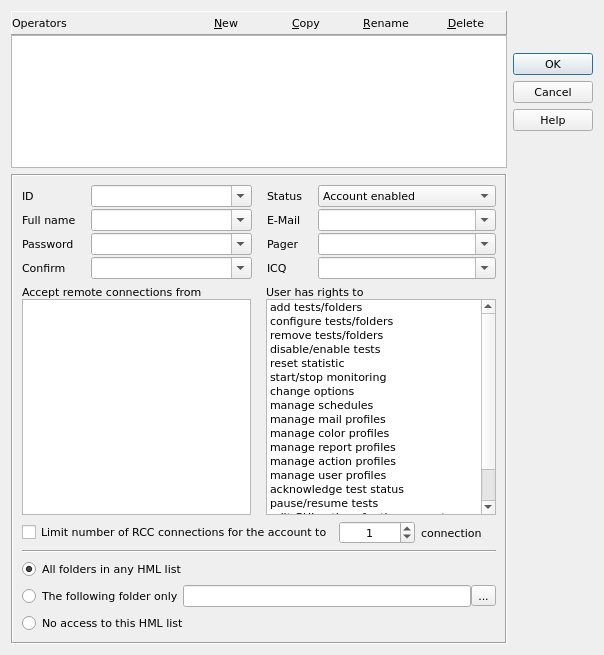
<?xml version="1.0" encoding="UTF-8"?>
<ui version="4.0">
 <class>OperatorsDlg</class>
 <widget class="QDialog" name="OperatorsDlg">
  <property name="geometry">
   <rect>
    <x>0</x>
    <y>0</y>
    <width>604</width>
    <height>655</height>
   </rect>
  </property>
  <property name="font">
   <font>
    <family>DejaVu Sans</family>
    <pointsize>8</pointsize>
   </font>
  </property>
  <property name="windowTitle">
   <string>User profiles</string>
  </property>
  <layout class="QHBoxLayout" name="horizontalLayout_5">
   <item>
    <layout class="QVBoxLayout" name="verticalLayout_5" stretch="1,3">
     <item>
      <layout class="QVBoxLayout" name="verticalLayout_4" stretch="0,0">
       <property name="spacing">
        <number>0</number>
       </property>
       <item>
        <widget class="QFrame" name="frame">
         <property name="frameShape">
          <enum>QFrame::Panel</enum>
         </property>
         <property name="frameShadow">
          <enum>QFrame::Raised</enum>
         </property>
         <layout class="QHBoxLayout" name="horizontalLayout_3">
          <property name="spacing">
           <number>0</number>
          </property>
          <property name="leftMargin">
           <number>0</number>
          </property>
          <property name="topMargin">
           <number>0</number>
          </property>
          <property name="rightMargin">
           <number>0</number>
          </property>
          <property name="bottomMargin">
           <number>0</number>
          </property>
          <item>
           <widget class="QLabel" name="lblOperators">
            <property name="text">
             <string>Operators</string>
            </property>
           </widget>
          </item>
          <item>
           <spacer name="horizontalSpacer">
            <property name="orientation">
             <enum>Qt::Horizontal</enum>
            </property>
            <property name="sizeHint" stdset="0">
             <size>
              <width>40</width>
              <height>20</height>
             </size>
            </property>
           </spacer>
          </item>
          <item>
           <widget class="QPushButton" name="btnNewOperators">
            <property name="text">
             <string>&amp;New</string>
            </property>
            <property name="icon">
             <iconset resource="../qHostMonitor.qrc">
              <normaloff>:/img/new.png</normaloff>:/img/new.png</iconset>
            </property>
            <property name="iconSize">
             <size>
              <width>16</width>
              <height>16</height>
             </size>
            </property>
            <property name="flat">
             <bool>true</bool>
            </property>
           </widget>
          </item>
          <item>
           <widget class="QPushButton" name="btnCopyOperators">
            <property name="text">
             <string>&amp;Copy</string>
            </property>
            <property name="icon">
             <iconset resource="../qHostMonitor.qrc">
              <normaloff>:/img/action/copy.png</normaloff>:/img/action/copy.png</iconset>
            </property>
            <property name="iconSize">
             <size>
              <width>16</width>
              <height>16</height>
             </size>
            </property>
            <property name="flat">
             <bool>true</bool>
            </property>
           </widget>
          </item>
          <item>
           <widget class="QPushButton" name="btnRenameOperators">
            <property name="text">
             <string>&amp;Rename</string>
            </property>
            <property name="icon">
             <iconset resource="../qHostMonitor.qrc">
              <normaloff>:/img/action/properties.png</normaloff>:/img/action/properties.png</iconset>
            </property>
            <property name="iconSize">
             <size>
              <width>16</width>
              <height>16</height>
             </size>
            </property>
            <property name="flat">
             <bool>true</bool>
            </property>
           </widget>
          </item>
          <item>
           <widget class="QPushButton" name="btnDeleteOperators">
            <property name="text">
             <string>&amp;Delete</string>
            </property>
            <property name="icon">
             <iconset resource="../qHostMonitor.qrc">
              <normaloff>:/img/trash.png</normaloff>:/img/trash.png</iconset>
            </property>
            <property name="iconSize">
             <size>
              <width>16</width>
              <height>16</height>
             </size>
            </property>
            <property name="flat">
             <bool>true</bool>
            </property>
           </widget>
          </item>
         </layout>
        </widget>
       </item>
       <item>
        <widget class="QListWidget" name="listOperatorSelect"/>
       </item>
      </layout>
     </item>
     <item>
      <widget class="QFrame" name="frame_2">
       <property name="frameShape">
        <enum>QFrame::Box</enum>
       </property>
       <property name="frameShadow">
        <enum>QFrame::Sunken</enum>
       </property>
       <layout class="QVBoxLayout" name="verticalLayout_3">
        <item>
         <layout class="QHBoxLayout" name="horizontalLayout_6">
          <property name="spacing">
           <number>15</number>
          </property>
          <item>
           <layout class="QFormLayout" name="formLayout_2">
            <property name="verticalSpacing">
             <number>2</number>
            </property>
            <item row="0" column="0">
             <widget class="QLabel" name="lblID">
              <property name="sizePolicy">
               <sizepolicy hsizetype="Maximum" vsizetype="Preferred">
                <horstretch>0</horstretch>
                <verstretch>0</verstretch>
               </sizepolicy>
              </property>
              <property name="text">
               <string>ID</string>
              </property>
              <property name="buddy">
               <cstring>cmbId</cstring>
              </property>
             </widget>
            </item>
            <item row="0" column="1">
             <widget class="QComboBox" name="cmbId">
              <property name="editable">
               <bool>true</bool>
              </property>
             </widget>
            </item>
            <item row="1" column="0">
             <widget class="QLabel" name="lblFullName">
              <property name="sizePolicy">
               <sizepolicy hsizetype="Maximum" vsizetype="Preferred">
                <horstretch>0</horstretch>
                <verstretch>0</verstretch>
               </sizepolicy>
              </property>
              <property name="text">
               <string>Full name</string>
              </property>
              <property name="buddy">
               <cstring>cmbFullName</cstring>
              </property>
             </widget>
            </item>
            <item row="1" column="1">
             <widget class="QComboBox" name="cmbFullName">
              <property name="editable">
               <bool>true</bool>
              </property>
             </widget>
            </item>
            <item row="2" column="0">
             <widget class="QLabel" name="lblPassword">
              <property name="sizePolicy">
               <sizepolicy hsizetype="Maximum" vsizetype="Preferred">
                <horstretch>0</horstretch>
                <verstretch>0</verstretch>
               </sizepolicy>
              </property>
              <property name="text">
               <string>Password</string>
              </property>
              <property name="buddy">
               <cstring>cmbPassword</cstring>
              </property>
             </widget>
            </item>
            <item row="2" column="1">
             <widget class="QComboBox" name="cmbPassword">
              <property name="editable">
               <bool>true</bool>
              </property>
             </widget>
            </item>
            <item row="3" column="0">
             <widget class="QLabel" name="lblConfirm">
              <property name="sizePolicy">
               <sizepolicy hsizetype="Maximum" vsizetype="Preferred">
                <horstretch>0</horstretch>
                <verstretch>0</verstretch>
               </sizepolicy>
              </property>
              <property name="text">
               <string>Confirm</string>
              </property>
              <property name="buddy">
               <cstring>cmbConfirm</cstring>
              </property>
             </widget>
            </item>
            <item row="3" column="1">
             <widget class="QComboBox" name="cmbConfirm">
              <property name="editable">
               <bool>true</bool>
              </property>
             </widget>
            </item>
           </layout>
          </item>
          <item>
           <layout class="QFormLayout" name="formLayout">
            <property name="verticalSpacing">
             <number>2</number>
            </property>
            <item row="0" column="0">
             <widget class="QLabel" name="lblStatus">
              <property name="sizePolicy">
               <sizepolicy hsizetype="Maximum" vsizetype="Preferred">
                <horstretch>0</horstretch>
                <verstretch>0</verstretch>
               </sizepolicy>
              </property>
              <property name="text">
               <string>Status</string>
              </property>
              <property name="buddy">
               <cstring>cmbStatus</cstring>
              </property>
             </widget>
            </item>
            <item row="0" column="1">
             <widget class="QComboBox" name="cmbStatus">
              <item>
               <property name="text">
                <string>Account enabled</string>
               </property>
              </item>
              <item>
               <property name="text">
                <string>Account disabled</string>
               </property>
              </item>
             </widget>
            </item>
            <item row="1" column="0">
             <widget class="QLabel" name="lblEmail">
              <property name="sizePolicy">
               <sizepolicy hsizetype="Maximum" vsizetype="Preferred">
                <horstretch>0</horstretch>
                <verstretch>0</verstretch>
               </sizepolicy>
              </property>
              <property name="text">
               <string>E-Mail</string>
              </property>
              <property name="buddy">
               <cstring>cmbEmail</cstring>
              </property>
             </widget>
            </item>
            <item row="1" column="1">
             <widget class="QComboBox" name="cmbEmail">
              <property name="editable">
               <bool>true</bool>
              </property>
             </widget>
            </item>
            <item row="2" column="0">
             <widget class="QLabel" name="lblPager">
              <property name="sizePolicy">
               <sizepolicy hsizetype="Maximum" vsizetype="Preferred">
                <horstretch>0</horstretch>
                <verstretch>0</verstretch>
               </sizepolicy>
              </property>
              <property name="text">
               <string>Pager</string>
              </property>
              <property name="buddy">
               <cstring>cmbPager</cstring>
              </property>
             </widget>
            </item>
            <item row="2" column="1">
             <widget class="QComboBox" name="cmbPager">
              <property name="editable">
               <bool>true</bool>
              </property>
             </widget>
            </item>
            <item row="3" column="0">
             <widget class="QLabel" name="lblIcq">
              <property name="sizePolicy">
               <sizepolicy hsizetype="Maximum" vsizetype="Preferred">
                <horstretch>0</horstretch>
                <verstretch>0</verstretch>
               </sizepolicy>
              </property>
              <property name="text">
               <string>ICQ</string>
              </property>
              <property name="buddy">
               <cstring>cmbIcq</cstring>
              </property>
             </widget>
            </item>
            <item row="3" column="1">
             <widget class="QComboBox" name="cmbIcq">
              <property name="editable">
               <bool>true</bool>
              </property>
             </widget>
            </item>
           </layout>
          </item>
         </layout>
        </item>
        <item>
         <layout class="QHBoxLayout" name="horizontalLayout_4">
          <property name="spacing">
           <number>15</number>
          </property>
          <item>
           <layout class="QVBoxLayout" name="verticalLayout_2">
            <property name="spacing">
             <number>0</number>
            </property>
            <item>
             <widget class="QLabel" name="lblAcceptRemoteConnection">
              <property name="text">
               <string>Accept remote connections from</string>
              </property>
             </widget>
            </item>
            <item>
             <widget class="QListWidget" name="listAcceptRemoteConnection"/>
            </item>
           </layout>
          </item>
          <item>
           <layout class="QVBoxLayout" name="verticalLayout">
            <property name="spacing">
             <number>0</number>
            </property>
            <item>
             <widget class="QLabel" name="lblUserHasRights">
              <property name="text">
               <string>User has rights to</string>
              </property>
             </widget>
            </item>
            <item>
             <widget class="QListWidget" name="listUserHasRights">
              <property name="horizontalScrollBarPolicy">
               <enum>Qt::ScrollBarAlwaysOff</enum>
              </property>
              <item>
               <property name="text">
                <string>add tests/folders</string>
               </property>
               <property name="checkState">
                <enum>Unchecked</enum>
               </property>
              </item>
              <item>
               <property name="text">
                <string>configure tests/folders</string>
               </property>
               <property name="checkState">
                <enum>Unchecked</enum>
               </property>
              </item>
              <item>
               <property name="text">
                <string>remove tests/folders</string>
               </property>
               <property name="checkState">
                <enum>Unchecked</enum>
               </property>
              </item>
              <item>
               <property name="text">
                <string>disable/enable tests</string>
               </property>
               <property name="checkState">
                <enum>Unchecked</enum>
               </property>
              </item>
              <item>
               <property name="text">
                <string>reset statistic</string>
               </property>
               <property name="checkState">
                <enum>Unchecked</enum>
               </property>
              </item>
              <item>
               <property name="text">
                <string>start/stop monitoring</string>
               </property>
               <property name="checkState">
                <enum>Unchecked</enum>
               </property>
              </item>
              <item>
               <property name="text">
                <string>change options</string>
               </property>
               <property name="checkState">
                <enum>Unchecked</enum>
               </property>
              </item>
              <item>
               <property name="text">
                <string>manage schedules</string>
               </property>
               <property name="checkState">
                <enum>Unchecked</enum>
               </property>
              </item>
              <item>
               <property name="text">
                <string>manage mail profiles</string>
               </property>
               <property name="checkState">
                <enum>Unchecked</enum>
               </property>
              </item>
              <item>
               <property name="text">
                <string>manage color profiles</string>
               </property>
               <property name="checkState">
                <enum>Unchecked</enum>
               </property>
              </item>
              <item>
               <property name="text">
                <string>manage report profiles</string>
               </property>
               <property name="checkState">
                <enum>Unchecked</enum>
               </property>
              </item>
              <item>
               <property name="text">
                <string>manage action profiles</string>
               </property>
               <property name="checkState">
                <enum>Unchecked</enum>
               </property>
              </item>
              <item>
               <property name="text">
                <string>manage user profiles</string>
               </property>
               <property name="checkState">
                <enum>Unchecked</enum>
               </property>
              </item>
              <item>
               <property name="text">
                <string>acknowledge test status</string>
               </property>
               <property name="checkState">
                <enum>Unchecked</enum>
               </property>
              </item>
              <item>
               <property name="text">
                <string>pause/resume tests</string>
               </property>
               <property name="checkState">
                <enum>Unchecked</enum>
               </property>
              </item>
              <item>
               <property name="text">
                <string>edit GUI options for the account</string>
               </property>
               <property name="checkState">
                <enum>Unchecked</enum>
               </property>
              </item>
              <item>
               <property name="text">
                <string>edit GUI options for ALL accounts</string>
               </property>
               <property name="checkState">
                <enum>Unchecked</enum>
               </property>
              </item>
              <item>
               <property name="text">
                <string>view test settings (read-only)</string>
               </property>
               <property name="checkState">
                <enum>Unchecked</enum>
               </property>
              </item>
             </widget>
            </item>
           </layout>
          </item>
         </layout>
        </item>
        <item>
         <layout class="QHBoxLayout" name="horizontalLayout">
          <item>
           <widget class="QCheckBox" name="chkLimitNumberOfRcc">
            <property name="text">
             <string>Limit number of RCC connections for the account to</string>
            </property>
           </widget>
          </item>
          <item>
           <widget class="QSpinBox" name="spinLimitNumberOfRcc">
            <property name="alignment">
             <set>Qt::AlignCenter</set>
            </property>
            <property name="maximum">
             <number>100</number>
            </property>
            <property name="value">
             <number>1</number>
            </property>
           </widget>
          </item>
          <item>
           <widget class="QLabel" name="lblConnection">
            <property name="text">
             <string>connection</string>
            </property>
           </widget>
          </item>
         </layout>
        </item>
        <item>
         <widget class="Line" name="line">
          <property name="orientation">
           <enum>Qt::Horizontal</enum>
          </property>
         </widget>
        </item>
        <item>
         <widget class="QRadioButton" name="rdAllFoldersInHml">
          <property name="text">
           <string>All folders in any HML list</string>
          </property>
          <property name="checked">
           <bool>true</bool>
          </property>
         </widget>
        </item>
        <item>
         <layout class="QHBoxLayout" name="horizontalLayout_2">
          <property name="spacing">
           <number>0</number>
          </property>
          <item>
           <widget class="QRadioButton" name="rdTheFollowingFolder">
            <property name="text">
             <string>The following folder only</string>
            </property>
           </widget>
          </item>
          <item>
           <widget class="QLineEdit" name="lineTheFollowingFolder"/>
          </item>
          <item>
           <widget class="QToolButton" name="btnTheFollowingFolder">
            <property name="text">
             <string>...</string>
            </property>
            <property name="icon">
             <iconset resource="../qHostMonitor.qrc">
              <normaloff>:/img/foldersTree.png</normaloff>:/img/foldersTree.png</iconset>
            </property>
            <property name="iconSize">
             <size>
              <width>16</width>
              <height>16</height>
             </size>
            </property>
           </widget>
          </item>
         </layout>
        </item>
        <item>
         <widget class="QRadioButton" name="rdNoAccessToHml">
          <property name="text">
           <string>No access to this HML list</string>
          </property>
         </widget>
        </item>
       </layout>
      </widget>
     </item>
    </layout>
   </item>
   <item>
    <layout class="QVBoxLayout" name="verticalLayout_6">
     <property name="bottomMargin">
      <number>470</number>
     </property>
     <item>
      <widget class="QDialogButtonBox" name="btnBoxUserProfiles">
       <property name="sizePolicy">
        <sizepolicy hsizetype="Fixed" vsizetype="Maximum">
         <horstretch>0</horstretch>
         <verstretch>0</verstretch>
        </sizepolicy>
       </property>
       <property name="orientation">
        <enum>Qt::Vertical</enum>
       </property>
       <property name="standardButtons">
        <set>QDialogButtonBox::Cancel|QDialogButtonBox::Help|QDialogButtonBox::Ok</set>
       </property>
      </widget>
     </item>
    </layout>
   </item>
  </layout>
 </widget>
 <resources>
  <include location="../qHostMonitor.qrc"/>
  <include location="../qHostMonitor.qrc"/>
 </resources>
 <connections>
  <connection>
   <sender>btnBoxUserProfiles</sender>
   <signal>accepted()</signal>
   <receiver>OperatorsDlg</receiver>
   <slot>accept()</slot>
   <hints>
    <hint type="sourcelabel">
     <x>248</x>
     <y>254</y>
    </hint>
    <hint type="destinationlabel">
     <x>157</x>
     <y>274</y>
    </hint>
   </hints>
  </connection>
  <connection>
   <sender>btnBoxUserProfiles</sender>
   <signal>rejected()</signal>
   <receiver>OperatorsDlg</receiver>
   <slot>reject()</slot>
   <hints>
    <hint type="sourcelabel">
     <x>316</x>
     <y>260</y>
    </hint>
    <hint type="destinationlabel">
     <x>286</x>
     <y>274</y>
    </hint>
   </hints>
  </connection>
 </connections>
</ui>
